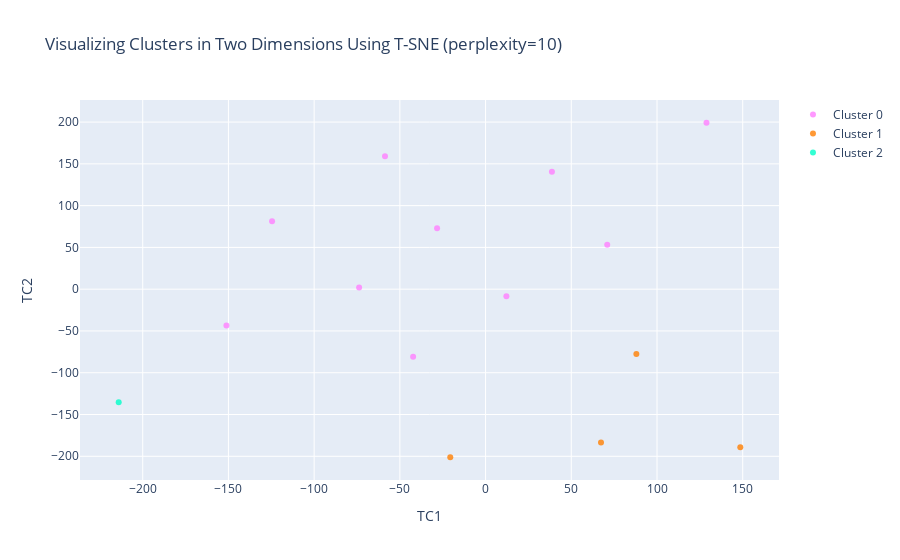

This figure's notebook cell:
### Code cell
plot_clusters(data, method="TSNE")

### Figure 1 — Plotly figure (JSON) as saved in the notebook; plotly's stock layout.template omitted (floating-point values rounded to 4 significant figures)
{"data": [{"marker": {"color": "rgba(255, 128, 255, 0.8)"}, "mode": "markers", "name": "Cluster 0", "x": [-42.26, -73.78, -28.29, -58.67, 70.97, -151.2, 38.71, 128.9, 12.14, -124.5], "y": [-80.79, 2.028, 73.02, 159.0, 53.27, -43.58, 140.6, 199.2, -8.548, 81.26], "type": "scatter"}, {"marker": {"color": "rgba(255, 128, 2, 0.8)"}, "mode": "markers", "name": "Cluster 1", "x": [87.97, -20.59, 67.33, 148.6], "y": [-77.7, -201.2, -183.5, -189.2], "type": "scatter"}, {"marker": {"color": "rgba(0, 255, 200, 0.8)"}, "mode": "markers", "name": "Cluster 2", "x": [-214.0], "y": [-135.3], "type": "scatter"}], "layout": {"title": {"text": "Visualizing Clusters in Two Dimensions Using T-SNE (perplexity=10)"}, "xaxis": {"ticklen": 5, "title": {"text": "TC1"}, "zeroline": false}, "yaxis": {"ticklen": 5, "title": {"text": "TC2"}, "zeroline": false}}}
